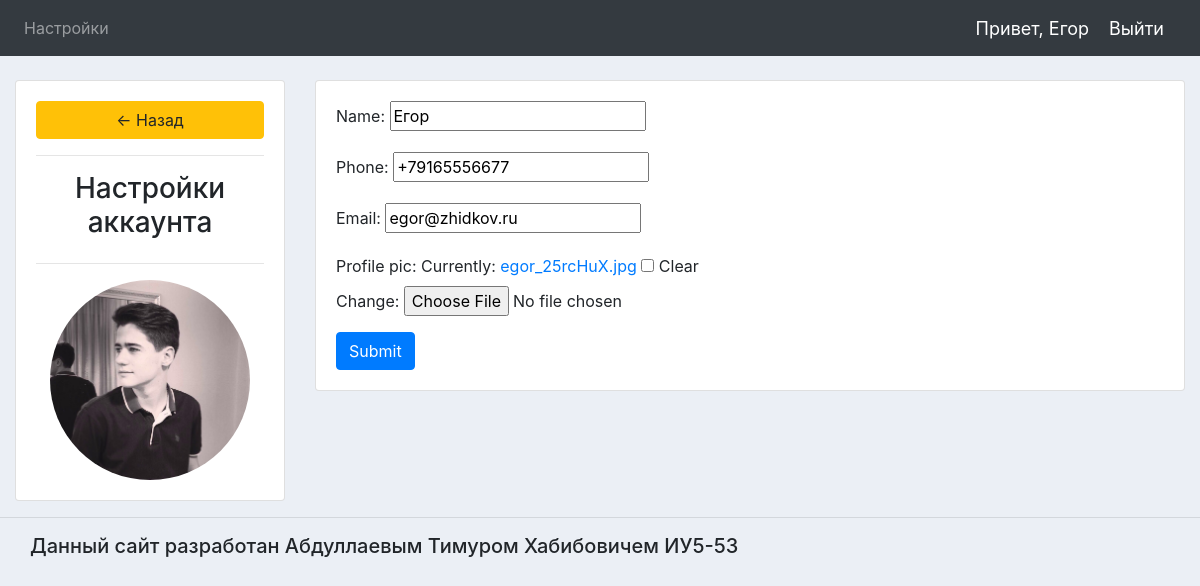
Screenshot of /account/ (signed in) with the database file from the repository.
### accounts/models.py (models this page shows, shortened)
class Customer(models.Model):
    user = models.OneToOneField(User, null = True, blank=True, on_delete=models.CASCADE)
    name = models.CharField(max_length=200, null=True)
    phone = models.CharField(max_length=200, null=True)
    email = models.CharField(max_length=200, null=True)
    date_created = models.DateTimeField(auto_now_add=True, null=True)
    profile_pic = models.ImageField(default = "default.png",null=True, blank=True)

### accounts/views.py (the view)
# urls.py: path('account/', views.accountSettings, name="account"),
def accountSettings(request):
	customer = request.user.customer
	form = CustomerForm(instance=customer)
	if request.method == 'POST':
		form = CustomerForm(request.POST, request.FILES,instance=customer)
		if form.is_valid():
			form.save()
	context = {'form':form}
	return render(request, 'accounts/account_settings.html', context)

### accounts/forms.py
class CustomerForm(ModelForm):
	class Meta:
		model = Customer
		fields = '__all__'
		exclude = ['user']

### accounts/templates/accounts/account_settings.html (shortened to what this page needs)
{%  extends 'accounts/main.html' %}
{% load static %}
{% block content %}
<br>
<div class="row">
	<div class="col-md-3">
		<div class="card card-body">
			<a class="btn btn-warning" href="{% url 'home' %}"> &#8592; Назад</a>
			<hr>
			<h3 style="text-align: center">Настройки аккаунта</h3>
			<hr>
			<img class="profile-pic" src="{{request.user.customer.profile_pic.url}}" >
		</div>
	</div>
	<div class="col-md-9">
		<div class="card card-body">
			<form method="POST" action="" enctype="multipart/form-data">
				{{form.as_p}}
			<input class="btn btn-primary" type="submit" name="Update Information">
			</form>
		</div>
	</div>
</div>
{% endblock %}

### accounts/templates/accounts/navbar.html (shortened to what this page needs)
{% load static %}
<nav class="navbar navbar-expand-lg navbar-dark bg-dark">
  <div class="collapse navbar-collapse" id="navbarNav">
    <ul class="navbar-nav">
      {% if request.user.is_staff %}
      <li class="nav-item active">
        <a class="nav-link" href="{% url 'home' %}">Главная</a>
      </li>
      <li class="nav-item">
        <a class="nav-link" href="{% url 'products' %}">Товары</a>
      </li>
      {% else %}
       <li class="nav-item">
        <a class="nav-link" href="{% url 'account' %}">Настройки</a>
      </li>
      {% endif %}
    </ul>
  </div>
  <span class="hello-msg">Привет, {{request.user}}</span>
  <span><a class="hello-msg" href="{% url 'logout' %}">Выйти</a></span>
</nav>

### accounts/static/css/main.css (style rules this page uses)
body { background-color: #ebeff5; }

### accounts/templates/accounts/navbar.html (style rules this page uses)
.hello-msg { font-size: 18px; color: white; margin-right:20px; }

### accounts/templates/accounts/account_settings.html (style rules this page uses)
.profile-pic { max-width: 200px; max-height:200px; margin: 0 auto; border-radius: 50%; }

### rows the page displays
Customer: name "Егор", phone "+79165556677", email "egor@zhidkov.ru"

### other values shown
{{ request.user }} "Егор"
